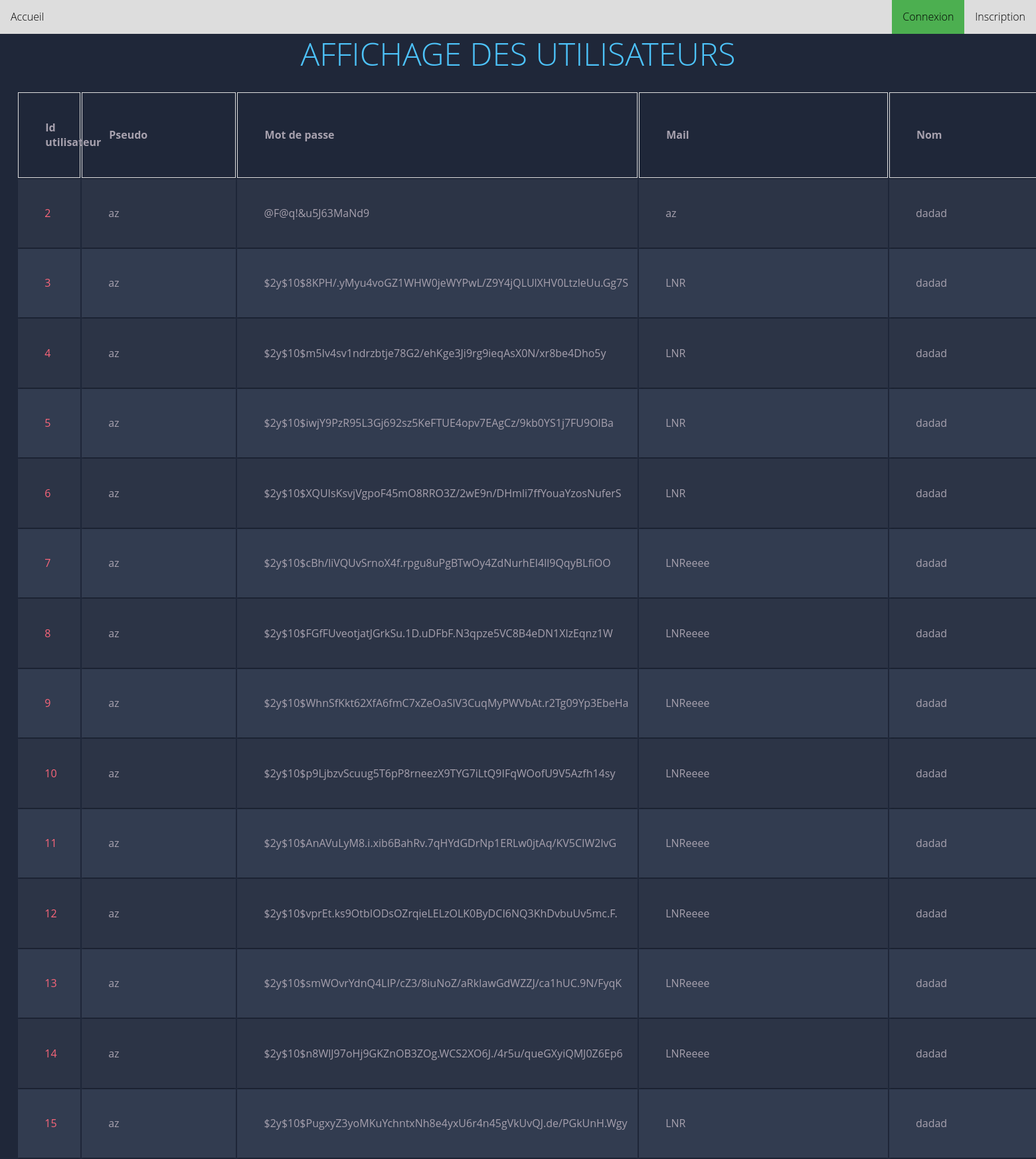
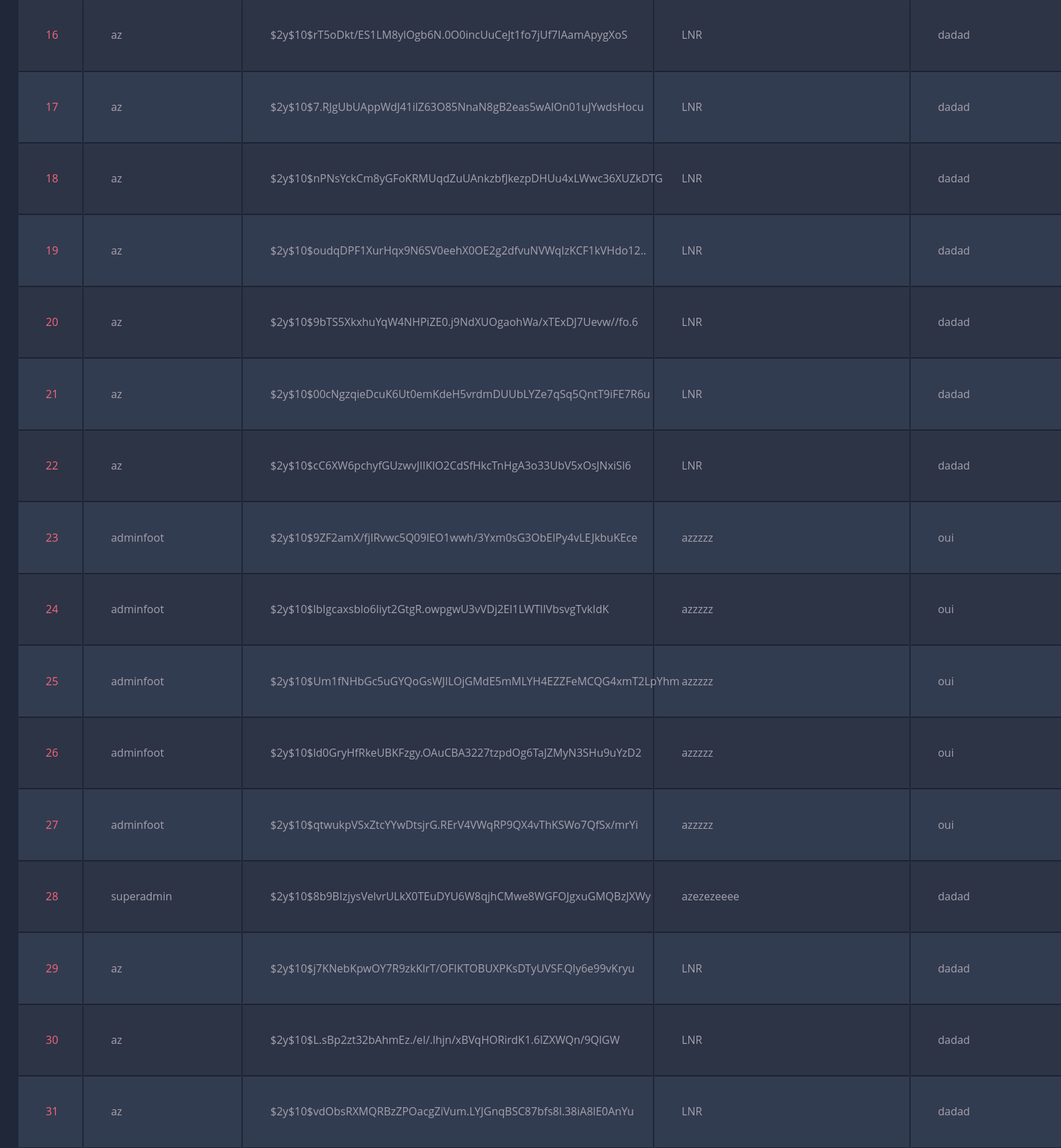
Page /utilisateur.php (upper part) on the committed database (2 pictures, top to bottom).
### tables this page shows
CREATE TABLE IF NOT EXISTS `utilisateur` (
  `id_utilisateur` int(11) NOT NULL AUTO_INCREMENT,
  `pseudo` varchar(50) DEFAULT NULL,
  `mdp` varchar(255) DEFAULT NULL,
  `mail` varchar(50) DEFAULT NULL,
  `nom` varchar(50) DEFAULT NULL,
  `prenom` varchar(50) DEFAULT NULL,
  `role` smallint(6) DEFAULT NULL,
  PRIMARY KEY (`id_utilisateur`)
);

### utilisateur.php (the view, shortened to what this page needs)
<?php
include 'init.php';
 $active=4; $title = "Connexion"; require('header.php'); require('sql.php') ;$page=$_SERVER['PHP_SELF'];
$sql = 'select * from utilisateur';
try {
  $sth = $dbh->prepare($sql);
  $sth->execute();
  $rows = $sth->fetchAll(PDO::FETCH_ASSOC);
} catch (PDOException $e) {
  die("<p>Erreur lors de la requête SQL : " . $e->getMessage() . "</p>");
}
?>
<!DOCTYPE html>
<html lang="fr">
<head>
    <link rel="stylesheet" href="css/main.css">
</head>
<body>
    <h1>Affichage des utilisateurs</h1>
  <?php
  if (count($rows) > 0) {
  ?>
      <table class="container">
      <tr>
        <th>Id utilisateur</th>
        <th>Pseudo</th>
        <th>Mot de passe</th>
        <th>Mail</th>
        <th>Nom</th>
      </tr>
      <?php
      foreach ($rows as $row) {
        echo '<tr>';
        echo '<td>' . $row['id_utilisateur'] . '</td>';
        echo '<td>' . $row['pseudo'] . '</td>';
        echo '<td>' . $row['mdp'] . '</td>';
        echo '<td>' . $row['mail'] . '</td>';
        echo '<td>' . $row['nom'] . '</td>';
        echo "</tr>";
      } ?>
    </table>
  <?php
  } else {
    echo "<p>Rien à afficher</p>";
  }
  ?>
</body>
</html>

### header.php (shortened to what this page needs)
<!DOCTYPE html>
<html lang="fr">
<head>
    <link rel="stylesheet" href="/fredi/css/main.css">
</head>
<body>
    <div class="navbar">
        <ul>
            <li class="ligne left"><a class="<?php if ($active == 1) {
                                                    echo "active";
                                                } ?>" href="/fredi/index.php">Accueil</a></li>
            <?php
            if (isset($_SESSION['user'])) { ?>
                <li class="ligne left"><a class="<?php if ($active == 2) {
                                                        echo "active";
                                                    } ?>" href="/fredi/liste/liste.php">FAQ</a></li>
                <li class="ligne right"><a class="<?php if ($active == 4) {
                                                        echo "active";
                                                    } ?>" href="/fredi/liste/deconnexion.php">Déconnexion</a></li>
                <?php
                if ($_SESSION['user']['role'] == 0) {
print_r($_SESSION['user']['nom']);
                ?>
                    <li class="ligne left"><a class=active" href="utilisateur.php">utilisateur</a></li>
                    <li class="ligne left"><a class=active" href="charger_ligues.php">charger ligue</a></li><?php
                                                                                                            }
                                                                                                                ?>
            <?php } else {
            ?>
                <li class="ligne right"><a class="<?php if ($active == 3) {
                                                        echo "active";
                                                    } ?>" href="/fredi/inscription.php">Inscription</a></li>
                <li class="ligne right"><a class="<?php if ($active == 4) {
                                                        echo "active";
                                                    } ?>" href="/fredi/connexion.php">Connexion</a></li>
            <?php }
            ?>
        </ul>
    </div>
    <div class="marge">

### css/main.css (style rules this page uses)
body { font-family: 'Franklin Gothic Medium', 'Arial Narrow', Arial, sans-serif; margin: 0; padding: 0; }
h1 { text-align: center; text-transform: uppercase; color: #4CAF50; }
.navbar li.ligne { display: inline; }
.navbar li.left { float: left; }
.navbar li.right { float: right; }
.navbar ul { list-style-type: none; margin: 0; padding: 0; overflow: hidden; background-color: #ddd; position: fixed; width: 100%; top: 0; }
.navbar li a { display: block; color: black; text-align: center; padding: 14px 16px; text-decoration: none; }
.navbar .active { background-color:#4CAF50; }
.marge { margin-top: 50px; margin: 5px; padding: 20px; margin-bottom: 30px; }
.faq td, th { border: 1px solid #ddd; padding: 8px; }
body { font-family: 'Open Sans', sans-serif; font-weight: 300; line-height: 1.42em; color:#A7A1AE; background-color:#1F2739; }
h1 { font-size:3em; font-weight: 300; line-height:1em; text-align: center; color: #4DC3FA; }
.container td { font-weight: normal; font-size: 1em; -webkit-box-shadow: 0 2px 2px -2px #0E1119; -moz-box-shadow: 0 2px 2px -2px #0E1119; box-shadow: 0 2px 2px -2px #0E1119; }
.container { text-align: left; overflow: hidden; width: 80%; margin: 0 auto; display: table; padding: 0 0 8em 0; }
.container td, .container th { padding-bottom: 2%; padding-top: 2%; padding-left:2%; }
.container tr:nth-child(odd) { background-color: #323C50; }
.container tr:nth-child(even) { background-color: #2C3446; }
.container th { background-color: #1F2739; }
.container td:first-child { color: #FB667A; }

### rows in the picture
utilisateur: id_utilisateur "2", pseudo "az", mdp "@F@q!&u5J63MaNd9", mail "az", nom "dadad"
utilisateur: id_utilisateur "3", pseudo "az", mdp "$2y$10$8KPH/.yMyu4voGZ1WHW0jeWYPwL/Z9Y4jQLUlXHV0LtzleUu.Gg7S", mail "LNR", nom "dadad"
utilisateur: id_utilisateur "4", pseudo "az", mdp "$2y$10$m5Iv4sv1ndrzbtje78G2/ehKge3Ji9rg9ieqAsX0N/xr8be4Dho5y", mail "LNR", nom "dadad"
utilisateur: id_utilisateur "5", pseudo "az", mdp "$2y$10$iwjY9PzR95L3Gj692sz5KeFTUE4opv7EAgCz/9kb0YS1j7FU9OlBa", mail "LNR", nom "dadad"
utilisateur: id_utilisateur "6", pseudo "az", mdp "$2y$10$XQUIsKsvjVgpoF45mO8RRO3Z/2wE9n/DHmli7ffYouaYzosNuferS", mail "LNR", nom "dadad"
utilisateur: id_utilisateur "7", pseudo "az", mdp "$2y$10$cBh/liVQUvSrnoX4f.rpgu8uPgBTwOy4ZdNurhEI4ll9QqyBLfiOO", mail "LNReeee", nom "dadad"
utilisateur: id_utilisateur "8", pseudo "az", mdp "$2y$10$FGfFUveotjatJGrkSu.1D.uDFbF.N3qpze5VC8B4eDN1XlzEqnz1W", mail "LNReeee", nom "dadad"
utilisateur: id_utilisateur "9", pseudo "az", mdp "$2y$10$WhnSfKkt62XfA6fmC7xZeOaSlV3CuqMyPWVbAt.r2Tg09Yp3EbeHa", mail "LNReeee", nom "dadad"
utilisateur: id_utilisateur "10", pseudo "az", mdp "$2y$10$p9LjbzvScuug5T6pP8rneezX9TYG7iLtQ9IFqWOofU9V5Azfh14sy", mail "LNReeee", nom "dadad"
utilisateur: id_utilisateur "11", pseudo "az", mdp "$2y$10$AnAVuLyM8.i.xib6BahRv.7qHYdGDrNp1ERLw0jtAq/KV5CIW2lvG", mail "LNReeee", nom "dadad"
utilisateur: id_utilisateur "12", pseudo "az", mdp "$2y$10$vprEt.ks9OtbIODsOZrqieLELzOLK0ByDCI6NQ3KhDvbuUv5mc.F.", mail "LNReeee", nom "dadad"
utilisateur: id_utilisateur "13", pseudo "az", mdp "$2y$10$smWOvrYdnQ4LIP/cZ3/8iuNoZ/aRkIawGdWZZJ/ca1hUC.9N/FyqK", mail "LNReeee", nom "dadad"
utilisateur: id_utilisateur "14", pseudo "az", mdp "$2y$10$n8WlJ97oHj9GKZnOB3ZOg.WCS2XO6J./4r5u/queGXyiQMJ0Z6Ep6", mail "LNReeee", nom "dadad"
utilisateur: id_utilisateur "15", pseudo "az", mdp "$2y$10$PugxyZ3yoMKuYchntxNh8e4yxU6r4n45gVkUvQJ.de/PGkUnH.Wgy", mail "LNR", nom "dadad"
utilisateur: id_utilisateur "16", pseudo "az", mdp "$2y$10$rT5oDkt/ES1LM8ylOgb6N.0O0incUuCeJt1fo7jUf7IAamApygXoS", mail "LNR", nom "dadad"
utilisateur: id_utilisateur "17", pseudo "az", mdp "$2y$10$7.RJgUbUAppWdJ41ilZ63O85NnaN8gB2eas5wAlOn01uJYwdsHocu", mail "LNR", nom "dadad"
utilisateur: id_utilisateur "18", pseudo "az", mdp "$2y$10$nPNsYckCm8yGFoKRMUqdZuUAnkzbfJkezpDHUu4xLWwc36XUZkDTG", mail "LNR", nom "dadad"
utilisateur: id_utilisateur "19", pseudo "az", mdp "$2y$10$oudqDPF1XurHqx9N6SV0eehX0OE2g2dfvuNVWqIzKCF1kVHdo12..", mail "LNR", nom "dadad"
utilisateur: id_utilisateur "20", pseudo "az", mdp "$2y$10$9bTS5XkxhuYqW4NHPiZE0.j9NdXUOgaohWa/xTExDJ7Uevw//fo.6", mail "LNR", nom "dadad"
utilisateur: id_utilisateur "21", pseudo "az", mdp "$2y$10$00cNgzqieDcuK6Ut0emKdeH5vrdmDUUbLYZe7qSq5QntT9iFE7R6u", mail "LNR", nom "dadad"
utilisateur: id_utilisateur "22", pseudo "az", mdp "$2y$10$cC6XW6pchyfGUzwvJIIKlO2CdSfHkcTnHgA3o33UbV5xOsJNxiSl6", mail "LNR", nom "dadad"
utilisateur: id_utilisateur "23", pseudo "adminfoot", mdp "$2y$10$9ZF2amX/fjIRvwc5Q09lEO1wwh/3Yxm0sG3ObEIPy4vLEJkbuKEce", mail "azzzzz", nom "oui"
utilisateur: id_utilisateur "24", pseudo "adminfoot", mdp "$2y$10$lbIgcaxsblo6Iiyt2GtgR.owpgwU3vVDj2El1LWTlIVbsvgTvkIdK", mail "azzzzz", nom "oui"
utilisateur: id_utilisateur "25", pseudo "adminfoot", mdp "$2y$10$Um1fNHbGc5uGYQoGsWJILOjGMdE5mMLYH4EZZFeMCQG4xmT2LpYhm", mail "azzzzz", nom "oui"
utilisateur: id_utilisateur "26", pseudo "adminfoot", mdp "$2y$10$ld0GryHfRkeUBKFzgy.OAuCBA3227tzpdOg6TaJZMyN3SHu9uYzD2", mail "azzzzz", nom "oui"
utilisateur: id_utilisateur "27", pseudo "adminfoot", mdp "$2y$10$qtwukpVSxZtcYYwDtsjrG.RErV4VWqRP9QX4vThKSWo7QfSx/mrYi", mail "azzzzz", nom "oui"
utilisateur: id_utilisateur "28", pseudo "superadmin", mdp "$2y$10$8b9BIzjysVelvrULkX0TEuDYU6W8qjhCMwe8WGFOJgxuGMQBzJXWy", mail "azezezeeee", nom "dadad"
utilisateur: id_utilisateur "29", pseudo "az", mdp "$2y$10$j7KNebKpwOY7R9zkKlrT/OFIKTOBUXPKsDTyUVSF.QIy6e99vKryu", mail "LNR", nom "dadad"
utilisateur: id_utilisateur "30", pseudo "az", mdp "$2y$10$L.sBp2zt32bAhmEz./eI/.lhjn/xBVqHORirdK1.6lZXWQn/9QlGW", mail "LNR", nom "dadad"
utilisateur: id_utilisateur "31", pseudo "az", mdp "$2y$10$vdObsRXMQRBzZPOacgZiVum.LYJGnqBSC87bfs8l.38iA8lE0AnYu", mail "LNR", nom "dadad"
